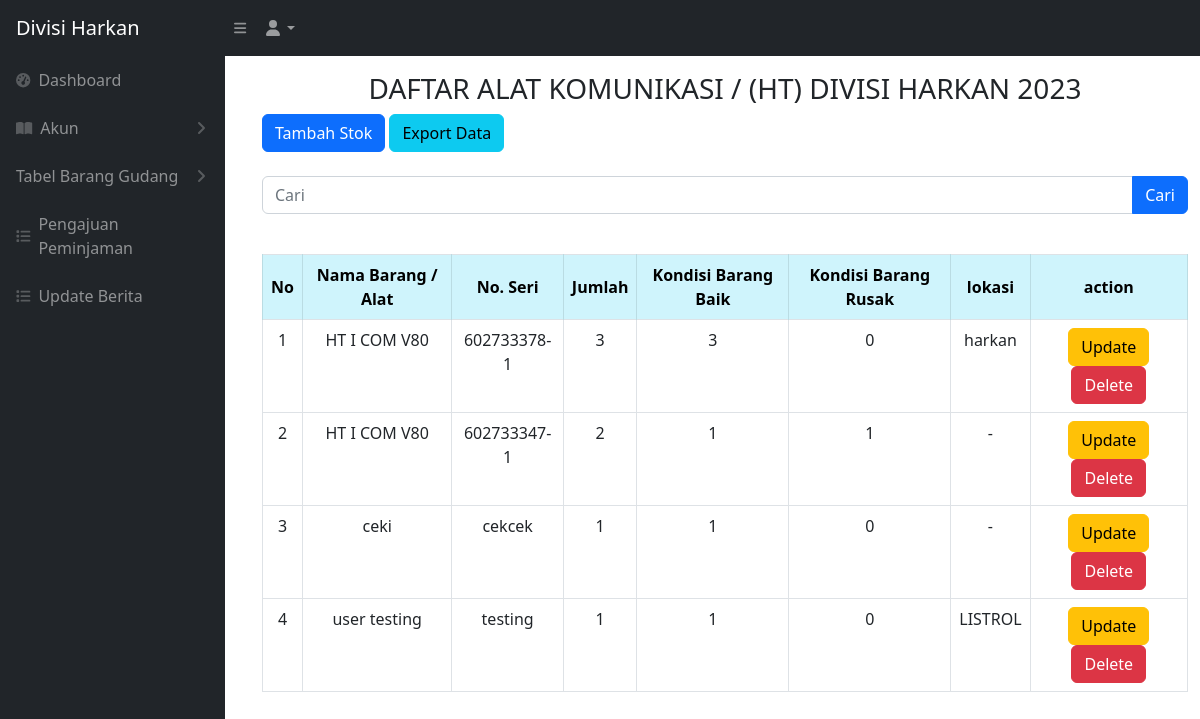
Before: /komunikasi.php (signed in) with the older database file.
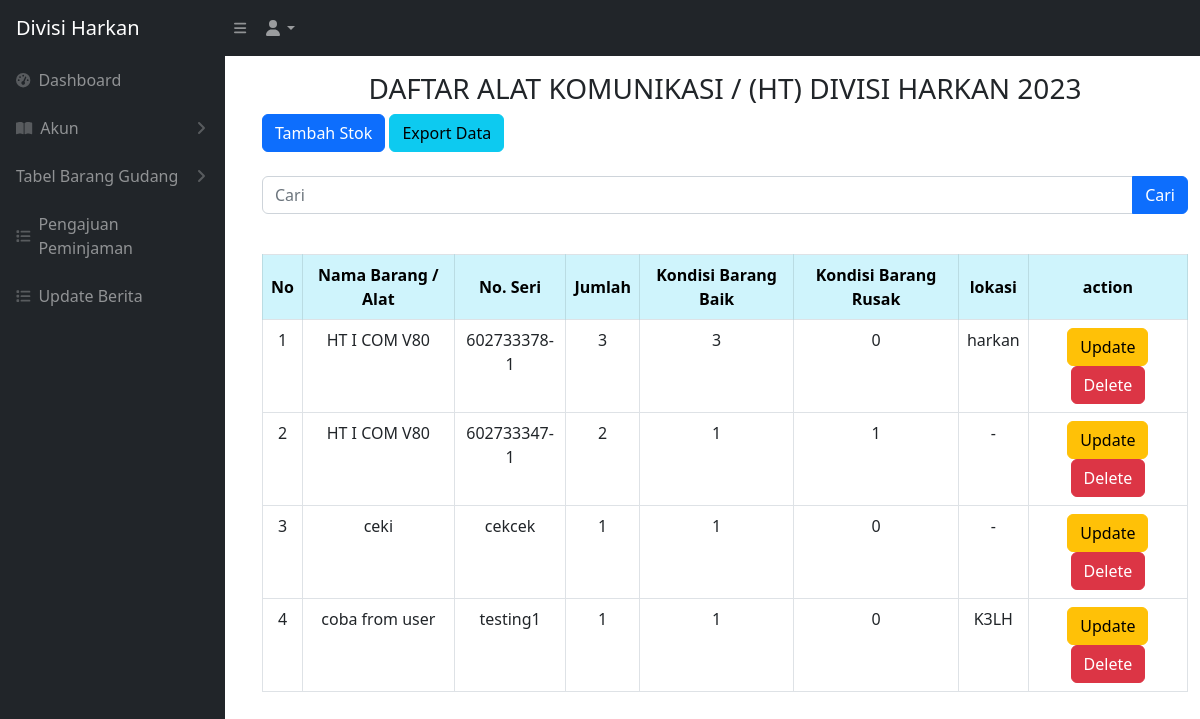
After: the same page with the newer database file.
### tables this page shows
CREATE TABLE `komunikasi` (
  `idbarang` int NOT NULL,
  `namabarang` varchar(512) NOT NULL,
  `noseri` varchar(512) NOT NULL,
  `jumlah` int NOT NULL,
  `baik` int NOT NULL,
  `rusak` int NOT NULL,
  `lokasi` varchar(512) NOT NULL,
  `kategori_id` int NOT NULL
);

### komunikasi.php (the view, shortened to what this page needs)
<?php
require 'controller/koneksi.php';
$query = "SELECT * FROM komunikasi";
?>
<!DOCTYPE html>
<html lang="en">
<head>
    <link href="css/styles.css" rel="stylesheet" />
</head>
<?php include 'sidebar.php' ?>
<body>
    <br>
    <br>
    <main id="main-content" class="<?= isset($_GET['sidebarClosed']) ? '' : 'main-with-sidebar' ?>">
        <div class="container-fluid px-4">
            <h3 class="mt-4 text-center">DAFTAR ALAT KOMUNIKASI / (HT) DIVISI HARKAN 2023</h3>
        </div>
        <div class="container -fluid">
            <div class="card-mb-4">
                <button type="button" class="btn btn-primary" data-bs-toggle="modal" data-bs-target="#myModal">
                    Tambah Stok
                </button>
                <a href="export_komunikasi.php" class="btn btn-info">Export Data</a>
                <br>
                <br>
                <form action="komunikasi.php" method="GET">
                    <div class="input-group mb-3">
                        <input type="text" value="" class="form-control" placeholder="Cari" name="cari">
                        <br>
                        <button type="submit" class="btn btn-primary">Cari</button>
                    </div>
                </form>
                <br>
                <div class="card-body">
                    <div class="table table-responsive">
                        <table class="table table-bordered" id="dataTable" width="100" cellspacing="0">
                            <thead>
                                <tr>
                                    <th class="table-info text-center align-middle">No</th>
                                    <th class="table-info text-center align-middle">Nama Barang / Alat</th>
                                    <th class="table-info text-center align-middle">No. Seri</th>
                                    <th class="table-info text-center align-middle">Jumlah</th>
                                    <th class="table-info text-center align-middle">Kondisi Barang Baik</th>
                                    <th class="table-info text-center align-middle">Kondisi Barang Rusak</th>
                                    <th class="table-info text-center align-middle">lokasi</th>
                                    <th class="table-info text-center align-middle">action</th>
                                </tr>
                            </thead>
                            <tbody>
                                <?php
                                $i = 1;
                                $ambilsemuadatabarang = mysqli_query($conn, $query);
                                while ($data = mysqli_fetch_array($ambilsemuadatabarang)) {
                                    $namabarang = $data['namabarang'];
                                    $noseri = $data['noseri'];
                                    $jumlah = $data['jumlah'];
                                    $barangbaik = $data['baik'];
                                    $barangrusak = $data['rusak'];
                                    $lokasi = $data['lokasi'];
                                    $idb = $data['idbarang'];
                                ?>
                                    <tr>
                                        <td style="text-align: center;"><?= $i++ ?></td>
                                        <td style="text-align: center;"><?= $namabarang ?></td>
                                        <td style="text-align: center;"><?= $noseri ?></td>
                                        <td style="text-align: center;"><?= $jumlah ?></td>
                                        <td style="text-align: center;"><?= $barangbaik ?></td>
                                        <td style="text-align: center;"><?= $barangrusak ?></td>
                                        <td style="text-align: center;"><?= $lokasi ?></td>
                                        <td style="text-align: center;">
                                            <button type="button" class="btn btn-warning" data-bs-toggle="modal" data-bs-target="#edit<?= $idb; ?>">
                                                Update
                                            </button>
                                            <button type="button" class="btn btn-danger" data-bs-toggle="modal" data-bs-target="#delete<?= $idb; ?>">
                                                Delete
                                            </button>
                                        </td>
                                    </tr>
                                <?php
                                };
                                ?>
                            </tbody>
                        </table>
    </main>
</body>
</html>

Changed rows visible on the page:
changed komunikasi: namabarang "user testing" → "coba from user"; noseri "testing" → "testing1"; lokasi "LISTROL" → "K3LH"
